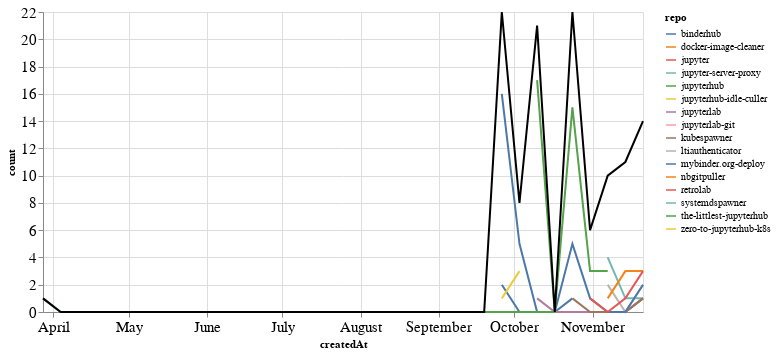

Notebook cell for this chart:
### Markdown cell above
### Comments

### Code cell
comments_time = comments.groupby('repo').resample('W', on='createdAt').count()['author'].reset_index()
comments_time = comments_time.rename(columns={'author': 'count'})
comments_time_total = comments_time.groupby('createdAt').agg({"count": "sum"}).reset_index()
ch1 = alt.Chart(comments_time, width=600).mark_line().encode(
    x='createdAt',
    y='count',
    color='repo',
    tooltip="repo"
)

ch2 = alt.Chart(comments_time_total, width=600).mark_line(color="black").encode(
    x='createdAt',
    y='count',
)

ch1 + ch2

### Figure 1 — Vega-Lite specification as saved in the notebook (floating-point values rounded to 4 significant figures)
{"config": {"axisLeft": {"labelFontSize": 15}, "axisBottom": {"labelFontSize": 15}}, "layer": [{"data": {"name": "data-7b4010b7e54f1f6c24496b48e32c1aff"}, "mark": "line", "encoding": {"color": {"type": "nominal", "field": "repo"}, "tooltip": {"type": "nominal", "field": "repo"}, "x": {"type": "temporal", "field": "createdAt"}, "y": {"type": "quantitative", "field": "count"}}, "width": 600}, {"data": {"name": "data-83aeac406612424ef0027157378ae5be"}, "mark": {"type": "line", "color": "black"}, "encoding": {"x": {"type": "temporal", "field": "createdAt"}, "y": {"type": "quantitative", "field": "count"}}, "width": 600}], "$schema": "https://vega.github.io/schema/vega-lite/v4.8.1.json", "datasets": {"data-7b4010b7e54f1f6c24496b48e32c1aff": [{"repo": "binderhub", "createdAt": "2021-09-26T00:00:00", "count": 16}, {"repo": "binderhub", "createdAt": "2021-10-03T00:00:00", "count": 5}, {"repo": "binderhub", "createdAt": "2021-10-10T00:00:00", "count": 0}, {"repo": "binderhub", "createdAt": "2021-10-17T00:00:00", "count": 0}, {"repo": "binderhub", "createdAt": "2021-10-24T00:00:00", "count": 1}, {"repo": "docker-image-cleaner", "createdAt": "2021-09-26T00:00:00", "count": 2}, {"repo": "jupyter", "createdAt": "2021-11-14T00:00:00", "count": 6}, {"repo": "jupyter-server-proxy", "createdAt": "2021-11-07T00:00:00", "count": 4}, {"repo": "jupyter-server-proxy", "createdAt": "2021-11-14T00:00:00", "count": 1}, {"repo": "jupyter-server-proxy", "createdAt": "2021-11-21T00:00:00", "count": 1}, {"repo": "jupyterhub", "createdAt": "2021-10-10T00:00:00", "count": 17}, {"repo": "jupyterhub", "createdAt": "2021-10-17T00:00:00", "count": 0}, {"repo": "jupyterhub", "createdAt": "2021-10-24T00:00:00", "count": 0}, {"repo": "jupyterhub", "createdAt": "2021-10-31T00:00:00", "count": 0}, {"repo": "jupyterhub", "createdAt": "2021-11-07T00:00:00", "count": 0}, {"repo": "jupyterhub", "createdAt": "2021-11-14T00:00:00", "count": 0}, {"repo": "jupyterhub", "createdAt": "2021-11-21T00:00:00", "count": 1}, {"repo": "jupyterhub-idle-culler", "createdAt": "2021-09-26T00:00:00", "count": 1}, {"repo": "jupyterlab", "createdAt": "2021-10-10T00:00:00", "count": 1}, {"repo": "jupyterlab", "createdAt": "2021-10-17T00:00:00", "count": 0}, {"repo": "jupyterlab", "createdAt": "2021-10-24T00:00:00", "count": 0}, {"repo": "jupyterlab", "createdAt": "2021-10-31T00:00:00", "count": 0}, {"repo": "jupyterlab", "createdAt": "2021-11-07T00:00:00", "count": 0}, {"repo": "jupyterlab", "createdAt": "2021-11-14T00:00:00", "count": 0}, {"repo": "jupyterlab", "createdAt": "2021-11-21T00:00:00", "count": 1}, {"repo": "jupyterlab-git", "createdAt": "2021-10-10T00:00:00", "count": 3}, {"repo": "kubespawner", "createdAt": "2021-10-24T00:00:00", "count": 1}, {"repo": "kubespawner", "createdAt": "2021-10-31T00:00:00", "count": 0}, {"repo": "kubespawner", "createdAt": "2021-11-07T00:00:00", "count": 0}, {"repo": "kubespawner", "createdAt": "2021-11-14T00:00:00", "count": 0}, {"repo": "kubespawner", "createdAt": "2021-11-21T00:00:00", "count": 1}, {"repo": "ltiauthenticator", "createdAt": "2021-11-07T00:00:00", "count": 2}, {"repo": "ltiauthenticator", "createdAt": "2021-11-14T00:00:00", "count": 0}, {"repo": "ltiauthenticator", "createdAt": "2021-11-21T00:00:00", "count": 2}, {"repo": "mybinder.org-deploy", "createdAt": "2021-09-26T00:00:00", "count": 2}, {"repo": "mybinder.org-deploy", "createdAt": "2021-10-03T00:00:00", "count": 0}, {"repo": "mybinder.org-deploy", "createdAt": "2021-10-10T00:00:00", "count": 0}, {"repo": "mybinder.org-deploy", "createdAt": "2021-10-17T00:00:00", "count": 0}, {"repo": "mybinder.org-deploy", "createdAt": "2021-10-24T00:00:00", "count": 5}, {"repo": "mybinder.org-deploy", "createdAt": "2021-10-31T00:00:00", "count": 1}, {"repo": "mybinder.org-deploy", "createdAt": "2021-11-07T00:00:00", "count": 0}, {"repo": "mybinder.org-deploy", "createdAt": "2021-11-14T00:00:00", "count": 0}, {"repo": "mybinder.org-deploy", "createdAt": "2021-11-21T00:00:00", "count": 2}, {"repo": "nbgitpuller", "createdAt": "2021-11-07T00:00:00", "count": 1}, {"repo": "nbgitpuller", "createdAt": "2021-11-14T00:00:00", "count": 3}, {"repo": "nbgitpuller", "createdAt": "2021-11-21T00:00:00", "count": 3}, {"repo": "retrolab", "createdAt": "2021-10-31T00:00:00", "count": 1}, {"repo": "retrolab", "createdAt": "2021-11-07T00:00:00", "count": 0}, {"repo": "retrolab", "createdAt": "2021-11-14T00:00:00", "count": 1}, {"repo": "retrolab", "createdAt": "2021-11-21T00:00:00", "count": 3}, {"repo": "systemdspawner", "createdAt": "2021-10-31T00:00:00", "count": 1}, {"repo": "the-littlest-jupyterhub", "createdAt": "2021-03-28T00:00:00", "count": 1}, {"repo": "the-littlest-jupyterhub", "createdAt": "2021-04-04T00:00:00", "count": 0}, {"repo": "the-littlest-jupyterhub", "createdAt": "2021-04-11T00:00:00", "count": 0}, {"repo": "the-littlest-jupyterhub", "createdAt": "2021-04-18T00:00:00", "count": 0}, {"repo": "the-littlest-jupyterhub", "createdAt": "2021-04-25T00:00:00", "count": 0}, {"repo": "the-littlest-jupyterhub", "createdAt": "2021-05-02T00:00:00", "count": 0}, {"repo": "the-littlest-jupyterhub", "createdAt": "2021-05-09T00:00:00", "count": 0}, {"repo": "the-littlest-jupyterhub", "createdAt": "2021-05-16T00:00:00", "count": 0}, {"repo": "the-littlest-jupyterhub", "createdAt": "2021-05-23T00:00:00", "count": 0}, {"repo": "the-littlest-jupyterhub", "createdAt": "2021-05-30T00:00:00", "count": 0}, {"repo": "the-littlest-jupyterhub", "createdAt": "2021-06-06T00:00:00", "count": 0}, {"repo": "the-littlest-jupyterhub", "createdAt": "2021-06-13T00:00:00", "count": 0}, {"repo": "the-littlest-jupyterhub", "createdAt": "2021-06-20T00:00:00", "count": 0}, {"repo": "the-littlest-jupyterhub", "createdAt": "2021-06-27T00:00:00", "count": 0}, {"repo": "the-littlest-jupyterhub", "createdAt": "2021-07-04T00:00:00", "count": 0}, {"repo": "the-littlest-jupyterhub", "createdAt": "2021-07-11T00:00:00", "count": 0}, {"repo": "the-littlest-jupyterhub", "createdAt": "2021-07-18T00:00:00", "count": 0}, {"repo": "the-littlest-jupyterhub", "createdAt": "2021-07-25T00:00:00", "count": 0}, {"repo": "the-littlest-jupyterhub", "createdAt": "2021-08-01T00:00:00", "count": 0}, {"repo": "the-littlest-jupyterhub", "createdAt": "2021-08-08T00:00:00", "count": 0}, {"repo": "the-littlest-jupyterhub", "createdAt": "2021-08-15T00:00:00", "count": 0}, {"repo": "the-littlest-jupyterhub", "createdAt": "2021-08-22T00:00:00", "count": 0}, {"repo": "the-littlest-jupyterhub", "createdAt": "2021-08-29T00:00:00", "count": 0}, {"repo": "the-littlest-jupyterhub", "createdAt": "2021-09-05T00:00:00", "count": 0}, {"repo": "the-littlest-jupyterhub", "createdAt": "2021-09-12T00:00:00", "count": 0}, {"repo": "the-littlest-jupyterhub", "createdAt": "2021-09-19T00:00:00", "count": 0}, {"repo": "the-littlest-jupyterhub", "createdAt": "2021-09-26T00:00:00", "count": 0}, {"repo": "the-littlest-jupyterhub", "createdAt": "2021-10-03T00:00:00", "count": 0}, {"repo": "the-littlest-jupyterhub", "createdAt": "2021-10-10T00:00:00", "count": 0}, {"repo": "the-littlest-jupyterhub", "createdAt": "2021-10-17T00:00:00", "count": 0}, {"repo": "the-littlest-jupyterhub", "createdAt": "2021-10-24T00:00:00", "count": 15}, {"repo": "the-littlest-jupyterhub", "createdAt": "2021-10-31T00:00:00", "count": 3}, {"repo": "the-littlest-jupyterhub", "createdAt": "2021-11-07T00:00:00", "count": 3}, {"repo": "zero-to-jupyterhub-k8s", "createdAt": "2021-09-26T00:00:00", "count": 1}, {"repo": "zero-to-jupyterhub-k8s", "createdAt": "2021-10-03T00:00:00", "count": 3}], "data-83aeac406612424ef0027157378ae5be": [{"createdAt": "2021-03-28T00:00:00", "count": 1}, {"createdAt": "2021-04-04T00:00:00", "count": 0}, {"createdAt": "2021-04-11T00:00:00", "count": 0}, {"createdAt": "2021-04-18T00:00:00", "count": 0}, {"createdAt": "2021-04-25T00:00:00", "count": 0}, {"createdAt": "2021-05-02T00:00:00", "count": 0}, {"createdAt": "2021-05-09T00:00:00", "count": 0}, {"createdAt": "2021-05-16T00:00:00", "count": 0}, {"createdAt": "2021-05-23T00:00:00", "count": 0}, {"createdAt": "2021-05-30T00:00:00", "count": 0}, {"createdAt": "2021-06-06T00:00:00", "count": 0}, {"createdAt": "2021-06-13T00:00:00", "count": 0}, {"createdAt": "2021-06-20T00:00:00", "count": 0}, {"createdAt": "2021-06-27T00:00:00", "count": 0}, {"createdAt": "2021-07-04T00:00:00", "count": 0}, {"createdAt": "2021-07-11T00:00:00", "count": 0}, {"createdAt": "2021-07-18T00:00:00", "count": 0}, {"createdAt": "2021-07-25T00:00:00", "count": 0}, {"createdAt": "2021-08-01T00:00:00", "count": 0}, {"createdAt": "2021-08-08T00:00:00", "count": 0}, {"createdAt": "2021-08-15T00:00:00", "count": 0}, {"createdAt": "2021-08-22T00:00:00", "count": 0}, {"createdAt": "2021-08-29T00:00:00", "count": 0}, {"createdAt": "2021-09-05T00:00:00", "count": 0}, {"createdAt": "2021-09-12T00:00:00", "count": 0}, {"createdAt": "2021-09-19T00:00:00", "count": 0}, {"createdAt": "2021-09-26T00:00:00", "count": 22}, {"createdAt": "2021-10-03T00:00:00", "count": 8}, {"createdAt": "2021-10-10T00:00:00", "count": 21}, {"createdAt": "2021-10-17T00:00:00", "count": 0}, {"createdAt": "2021-10-24T00:00:00", "count": 22}, {"createdAt": "2021-10-31T00:00:00", "count": 6}, {"createdAt": "2021-11-07T00:00:00", "count": 10}, {"createdAt": "2021-11-14T00:00:00", "count": 11}, {"createdAt": "2021-11-21T00:00:00", "count": 14}]}}
